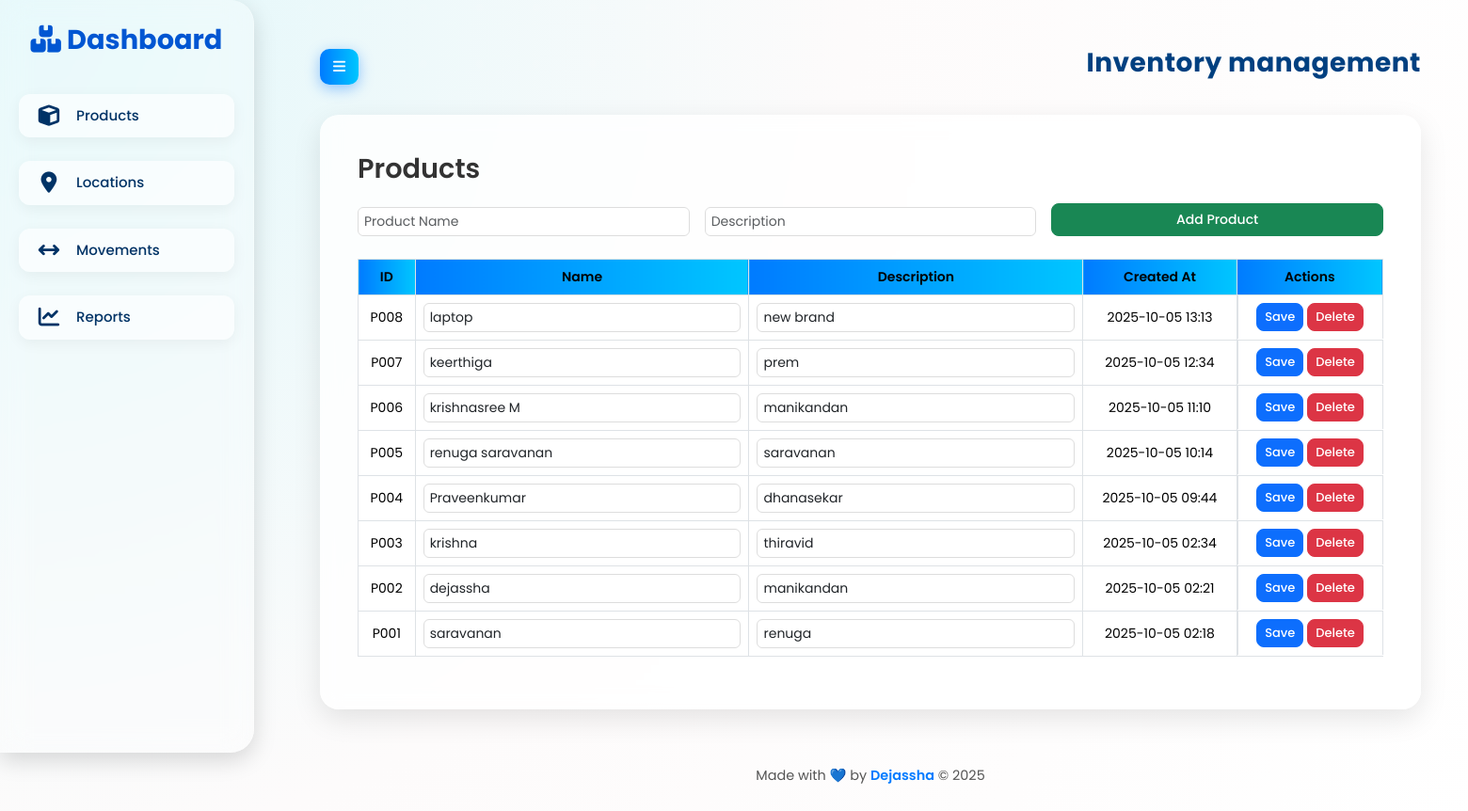
Page /products on the committed database.
### models.py (models this page shows)
class Product(db.Model):
    product_id = db.Column(db.String(10), primary_key=True)
    name = db.Column(db.String(100), nullable=False)
    description = db.Column(db.String(255), nullable=False)
    created_at = db.Column(db.DateTime, default=datetime.utcnow)

### app.py (the view)
@app.route('/products')
def products():
    all_products = Product.query.order_by(Product.created_at.desc()).all()
    return render_template("products.html", products=all_products)

### templates/products.html (shortened to what this page needs)
{% extends "base.html" %}
{% block content %}
<h2>Products</h2>
<form method="POST" action="{{ url_for('add_product') }}" class="row g-3 mb-4">
  <div class="col-md-4">
    <input type="text" name="name" class="form-control" placeholder="Product Name" required>
  </div>
  <div class="col-md-4">
    <input type="text" name="description" class="form-control" placeholder="Description" required>
  </div>
  <div class="col-md-4">
    <button class="btn btn-success w-100">Add Product</button>
  </div>
</form>
<div class="table-responsive">
  <table class="table table-hover table-bordered align-middle">
    <thead>
      <tr>
        <th>ID</th>
        <th>Name</th>
        <th>Description</th>
        <th>Created At</th>
        <th>Actions</th>
      </tr>
    </thead>
    <tbody>
      {% for p in products %}
      <tr>
        <td>{{ p.product_id }}</td>
        <td>
          <form method="POST" action="{{ url_for('edit_product', product_id=p.product_id) }}" class="d-flex gap-1 justify-content-center">
            <input type="text" name="name" value="{{ p.name }}" class="form-control form-control-sm" required>
        </td>
        <td>
            <input type="text" name="description" value="{{ p.description }}" class="form-control form-control-sm" required>
        </td>
        <td>{{ p.created_at.strftime("%Y-%m-%d %H:%M") }}</td>
        <td class="d-flex justify-content-center gap-1">
            <button type="submit" class="btn btn-primary btn-sm">Save</button>
          <a href="{{ url_for('delete_product', product_id=p.product_id) }}" class="btn btn-danger btn-sm"
             onclick="return confirm('Are you sure you want to delete this product?');">Delete</a>
        </td>
      </tr>
      {% else %}
      <tr>
        <td colspan="5" class="text-center text-muted py-3">
          No products found. Add a new product above!
        </td>
      </tr>
      {% endfor %}
    </tbody>
  </table>
</div>
{% endblock %}

### templates/base.html (shortened to what this page needs)
<!DOCTYPE html>
<html lang="en">
<head>
  <link href="https://cdn.jsdelivr.net/npm/bootstrap@5.3.2/dist/css/bootstrap.min.css" rel="stylesheet">
  <link rel="stylesheet" href="https://cdnjs.cloudflare.com/ajax/libs/animate.css/4.1.1/animate.min.css"/>
</head>
<body>
  <div class="sidebar" id="sidebar">
    <h2><i class="fa-solid fa-boxes-stacked"></i> <span class="sidebar-title">Dashboard</span></h2>
    <ul>
      <li><a href="{{ url_for('products') }}" class="{% if active_page=='products' %}active{% endif %}"><i class="fa-solid fa-cube"></i> <span>Products</span></a></li>
      <li><a href="{{ url_for('locations') }}" class="{% if active_page=='locations' %}active{% endif %}"><i class="fa-solid fa-location-dot"></i> <span>Locations</span></a></li>
      <li><a href="{{ url_for('movements') }}" class="{% if active_page=='movements' %}active{% endif %}"><i class="fa-solid fa-arrows-left-right"></i> <span>Movements</span></a></li>
      <li><a href="{{ url_for('report') }}" class="{% if active_page=='report' %}active{% endif %}"><i class="fa-solid fa-chart-line"></i> <span>Reports</span></a></li>
    </ul>
  </div>
  <div class="main-content">
    <div class="topbar">
      <button class="toggle-btn" id="toggle-btn"><i class="fa-solid fa-bars"></i></button>
      <h3 class="animate__animated animate__fadeInRight">Inventory management</h3>
    </div>
    <div class="content-box">
      {% block content %}{% endblock %}
    </div>
    <footer>
      <p>Made with 💙 by <span>Dejassha</span> © {{ current_year or '2025' }}</p>
    </footer>
  </div>
</body>
</html>

### templates/base.html (style rules this page uses)
body { font-family: 'Poppins', sans-serif; background: radial-gradient(circle at top left, #e0f7fa, #fdfbfb, #ffffff); overflow-x: hidden; display: flex; min-height: 100vh; color: #333; position: relative; }
body::before { content: ""; position: absolute; width: 250%; height: 250%; top: -100%; left: -100%; background: radial-gradient(circle, rgba(255,255,255,0.2) 10%, transparent 10%) repeat; background-size: 60px 60px; animation: moveBackground 15s linear infinite; z-index: 0; opacity: 0.3; }
a { text-decoration: none; color: inherit; }
.sidebar { width: 270px; background: rgba(255, 255, 255, 0.25); backdrop-filter: blur(15px); color: #fff; padding: 25px 20px; position: fixed; height: 100vh; border-right: 1px solid rgba(255,255,255,0.3); box-shadow: 0 8px 25px rgba(0,0,0,0.15); border-top-right-radius: 25px; border-bottom-right-radius: 25px; transition: all 0.4s ease; animation: slideInLeft 0.8s ease; z-index: 10; }
.sidebar h2 { font-weight: 700; text-align: center; margin-bottom: 40px; color: #0056d2; animation: fadeInDown 1s; }
.sidebar ul { list-style: none; padding: 0; margin-top: 30px; }
.sidebar ul li { margin: 25px 0; }
.sidebar ul li a { display: flex; align-items: center; padding: 12px 18px; border-radius: 12px; font-weight: 500; color: #003366; background: rgba(255, 255, 255, 0.6); transition: all 0.3s ease; position: relative; box-shadow: 0 4px 15px rgba(0,0,0,0.05); }
.sidebar ul li a i { margin-right: 15px; font-size: 1.4rem; width: 28px; text-align: center; color: inherit; transition: transform 0.3s ease; }
.main-content { flex: 1; margin-left: 290px; padding: 50px; transition: all 0.4s ease; z-index: 5; animation: fadeInUp 1s ease; }
.topbar { display: flex; justify-content: space-between; align-items: center; margin-bottom: 30px; animation: fadeInDown 0.7s ease; }
.topbar h3 { font-weight: 700; color: #004080; letter-spacing: 0.5px; }
.toggle-btn { background: linear-gradient(90deg, #007bff, #00c6ff); border: none; color: white; border-radius: 10px; padding: 8px 14px; cursor: pointer; transition: all 0.3s ease; box-shadow: 0 4px 15px rgba(0,118,255,0.4); }
.content-box { background: rgba(255, 255, 255, 0.8); backdrop-filter: blur(10px); border-radius: 20px; padding: 40px; box-shadow: 0 10px 30px rgba(0,0,0,0.1); animation: floatIn 0.9s ease; transition: transform 0.3s ease, box-shadow 0.3s ease; }
footer { text-align: center; padding: 20px 0; margin-top: 40px; color: #555; font-size: 0.9rem; animation: fadeIn 1.5s ease; }
footer span { color: #007bff; font-weight: 600; }

### templates/products.html (style rules this page uses)
body { font-family: 'Poppins', sans-serif !important; font-size: 15px; }
h2 { font-weight: 600; font-size: 1.8rem; color: #333; margin-bottom: 20px; }
.form-control { font-size: 14px; border-radius: 8px; width: 100%; }
.btn { font-size: 14px; font-weight: 500; border-radius: 8px; }
.row.g-3 > .col-md-4, .row.g-3 > .col-md-4, .row.g-3 > .col-md-2 { display: flex; flex-direction: column; justify-content: flex-end; }
table { font-size: 14px; width: 100%; }
th { font-weight: 600; background: linear-gradient(90deg, #007bff, #00c6ff); color: #fff; text-align: center; }
td { vertical-align: middle; text-align: center; }
input[type="text"] { font-size: 14px; border: 1px solid #ddd; border-radius: 6px; padding: 4px 6px; width: 100%; box-sizing: border-box; }
.btn-sm { padding: 4px 8px; font-size: 13px; }

### rows in the picture
Product: product_id "P008", name "laptop", description "new brand", created_at "2025-10-05 13:13"
Product: product_id "P007", name "keerthiga", description "prem", created_at "2025-10-05 12:34"
Product: product_id "P006", name "krishnasree M", description "manikandan", created_at "2025-10-05 11:10"
Product: product_id "P005", name "renuga saravanan", description "saravanan", created_at "2025-10-05 10:14"
Product: product_id "P004", name "Praveenkumar", description "dhanasekar", created_at "2025-10-05 09:44"
Product: product_id "P003", name "krishna", description "thiravid", created_at "2025-10-05 02:34"
Product: product_id "P002", name "dejassha", description "manikandan", created_at "2025-10-05 02:21"
Product: product_id "P001", name "saravanan", description "renuga", created_at "2025-10-05 02:18"

### other values in the picture
{{ current_year or '2025' }} "2025"
